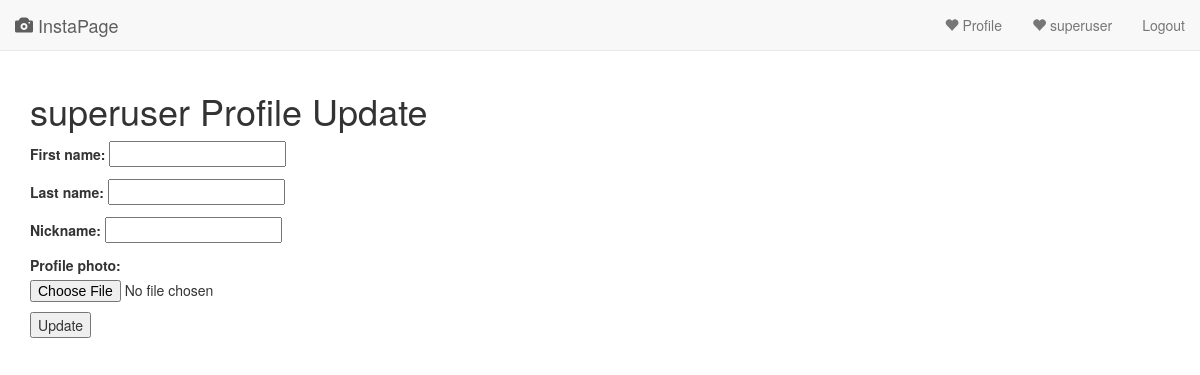
/kilogram/profile_update/ (signed in), run on an earlier commit of the app's database.
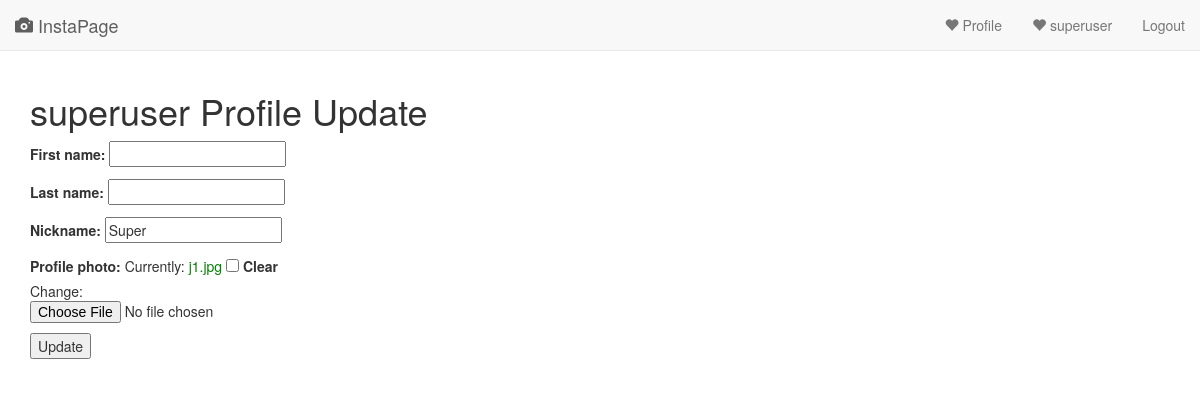
And on a later commit of the database.
### kilogram/models.py (models this page shows)
class Profile(models.Model):
	user = models.OneToOneField(settings.AUTH_USER_MODEL, on_delete = models.CASCADE,)	#현계정의 사용자
	nickname = models.CharField(max_length = 64)
	profile_photo = models.ImageField(blank=True)

### kilogram/views.py (the view, shortened to what this page needs)
class ProfileUpdateView(View): # 간단한 View클래스를 상속 받았으므로 get함수와 post함수를 각각 만들어줘야한다.
    def get(self, request):
        user = get_object_or_404(User, pk=request.user.pk)  # 로그인중인 사용자 객체를 얻어옴
        user_form = UserForm(initial={
            'first_name': user.first_name,
            'last_name': user.last_name,
        })
        if hasattr(user, 'profile'):  # user가 profile을 가지고 있으면 True, 없으면 False (회원가입을 한다고 profile을 가지고 있진 않으므로)
            profile = user.profile
            profile_form = ProfileForm(initial={
                'nickname': profile.nickname,
                'profile_photo': profile.profile_photo,
            })
        else:
            profile_form = ProfileForm()
        return render(request, 'kilogram/profile_update.html', {"user_form": user_form, "profile_form": profile_form})

### kilogram/form.py
class UserForm(forms.ModelForm):
	class Meta:
		model = User
		fields = ['first_name', 'last_name']

class ProfileForm(forms.ModelForm):
	profile_photo = forms.ImageField(required = False)
	class Meta:
		model = Profile
		fields = ['nickname', 'profile_photo']

### kilogram/templates/kilogram/profile_update.html (shortened to what this page needs)
{% extends 'kilogram/base.html' %}
{% block content %}
<h1>{{user.username}} Profile Update</h1>
    <form action="" method="post" enctype="multipart/form-data">{% csrf_token %}
    {{ user_form.as_p }}
    {{ profile_form.as_p }}
    <input type="submit" value="Update" />
    </form>
{% endblock %}

### kilogram/templates/kilogram/base.html (shortened to what this page needs)
<!DOCTYPE html>
<html lang="en">
<head>
  <link href="//maxcdn.bootstrapcdn.com/bootstrap/3.3.7/css/bootstrap.min.css" rel="stylesheet">
  {% load static %}
  <link rel="stylesheet" type="text/css" href="{% static 'kilogram/style.css' %}" />
</head>
<body>
  <nav class="navbar navbar-default navbar-static-top">
  <div class="container-fluid">
    <div class="navbar-header">
      <a class="navbar-brand" href="{% url 'kilogram:index' %}"> <span class="glyphicon glyphicon-camera"> </span> InstaPage </a>
    </div>
    <div class="collapse navbar-collapse">
      <ul class="nav navbar-nav navbar-right">
        {% if user.is_active %}
        <li><a href="{% url 'kilogram:profile' user.pk %}"> <span class="glyphicon glyphicon-heart"></span> Profile</a></li>
        <li><a href="{% url 'login' %}"> <span class="glyphicon glyphicon-heart"></span> {{user.username}}</a></li>
        <li><a href="{% url 'logout' %}">Logout</a></li>
        {% else %}
        <li><a href="{% url 'login' %}"> <span class="glyphicon glyphicon-user"></span> Login</a></li>
        <li><a href="{% url 'admin:index' %}">Admin</a></li>
        {% endif %}
      </ul>
    </div>
  </div>
</nav>
  <div class="container">
    <div>
      {% block content %}
      {% endblock %}
    </div>
  </div>
</body>
</html>

### kilogram/static/kilogram/style.css (style rules this page uses)
a { color: green; text-decoration: none; }

What changed in the data, as far as the page shows it:
added Profile: nickname "Super"
Also different on the page:
form field as_p: (not shown) → "☐"
text no longer shown: "Nickname: Profile photo:"
text now shown: "Nickname: Profile photo: Currently: j1.jpg Clear Change:"
